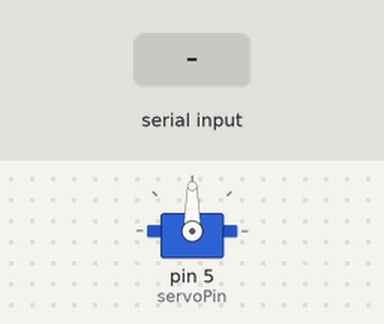
The sketch below on a simulated Arduino Uno, built with avr-gcc and run on an emulated ATmega328P. Shown: servo. The test bench sets the inputs (shaded band). What the sketch prints to the serial monitor is not drawn.

Above: at 1.2 s.
1.3 s: "Open Nosecone" received over the second serial link
At 3.5 s:
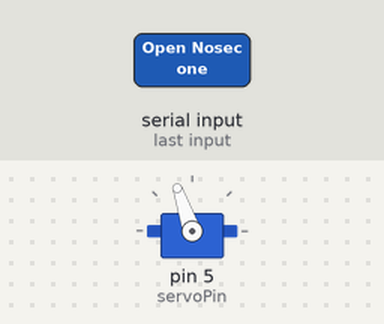
3.8 s: "Close Nosecone" received over the second serial link
At 5.6 s:
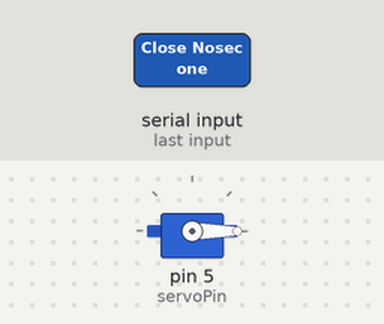
Timing chart, 0 to 7.1 s (numbered marks = the images above; inputs shaded):
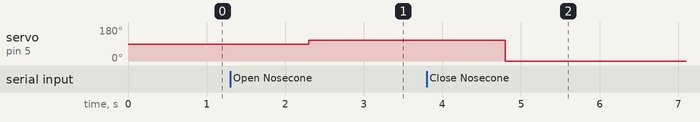

Measured:
- after the input at 1.3 s, servo on pin 5 (servoPin): 90° → 109° after 1.0 s
- after the input at 3.8 s, servo on pin 5 (servoPin): 109° → 0° after 1.0 s

The sketch:

xbeePing.ino
```cpp
/*****************************************************************
XBee_Serial_Passthrough.ino

Set up a software serial port to pass data between an XBee Shield
and the serial monitor.

Hardware Hookup:
  The XBee Shield makes all of the connections you'll need
  between Arduino and XBee. If you have the shield make
  sure the SWITCH IS IN THE "DLINE" POSITION. That will connect
  the XBee's DOUT and DIN pins to Arduino pins 2 and 3.

*****************************************************************/
// We'll use SoftwareSerial to communicate with the XBee:
#include <SoftwareSerial.h>
// For server communication
#include "Servo.h"

//For Atmega328P's
// XBee's DOUT (TX) is connected to pin 2 (Arduino's Software RX)
// XBee's DIN (RX) is connected to pin 3 (Arduino's Software TX)
SoftwareSerial XBee(2, 3); // RX, TX

//For Atmega2560, ATmega32U4, etc.
// XBee's DOUT (TX) is connected to pin 10 (Arduino's Software RX)
// XBee's DIN (RX) is connected to pin 11 (Arduino's Software TX)
//SoftwareSerial XBee(10, 11); // RX, TX


// Addresses
// XBEE 1: PANID:3332, DH:0, DL:2FCD, MY:1FCD
// XBEE 2: PANID:3332, DH:0, DL:2FCD, MY:1FCE
// COM XBEE: PANID:3332, DH:0, DL:FFFF, MY:2FCD

String msg;
char buf[80];
int codeLength;

// For Servo
Servo noseServo;
int servoPin = 5;
int noseDegrees = 109;

void setup()
{
  // Set up both ports at 9600 baud. This value is most important
  // for the XBee. Make sure the baud rate matches the config
  // setting of your XBee.
  XBee.begin(9600);
  Serial.begin(9600);

  noseServo.attach(servoPin);
  Serial.println("Setup complete.");
}

void loop()
{
  if (Serial.available())
  { // If data comes in from serial monitor, send it out to XBee
    XBee.write(Serial.read());
  }
  if (XBee.available())
  { // If data comes in from XBee, send it out to serial monitor
    codeLength = XBee.readBytesUntil(0x0D, buf, 80);
    msg = buf;
    msg = msg.substring(0, codeLength);
    Serial.println(msg); // Read the msg
    if(msg == "PING1"){
      XBee.write("Pong1\n");
    }
    if(msg == "PING2"){
      XBee.write("Pong2\n");
    }
    if(msg == "Open Nosecone"){
      //rotate servo noseDegrees degrees
      noseServo.write(noseDegrees);
    }
    if(msg == "Close Nosecone"){
      //rotate to 0
      noseServo.write(0);
    }
    Serial.write(XBee.read());
  }
}
```
